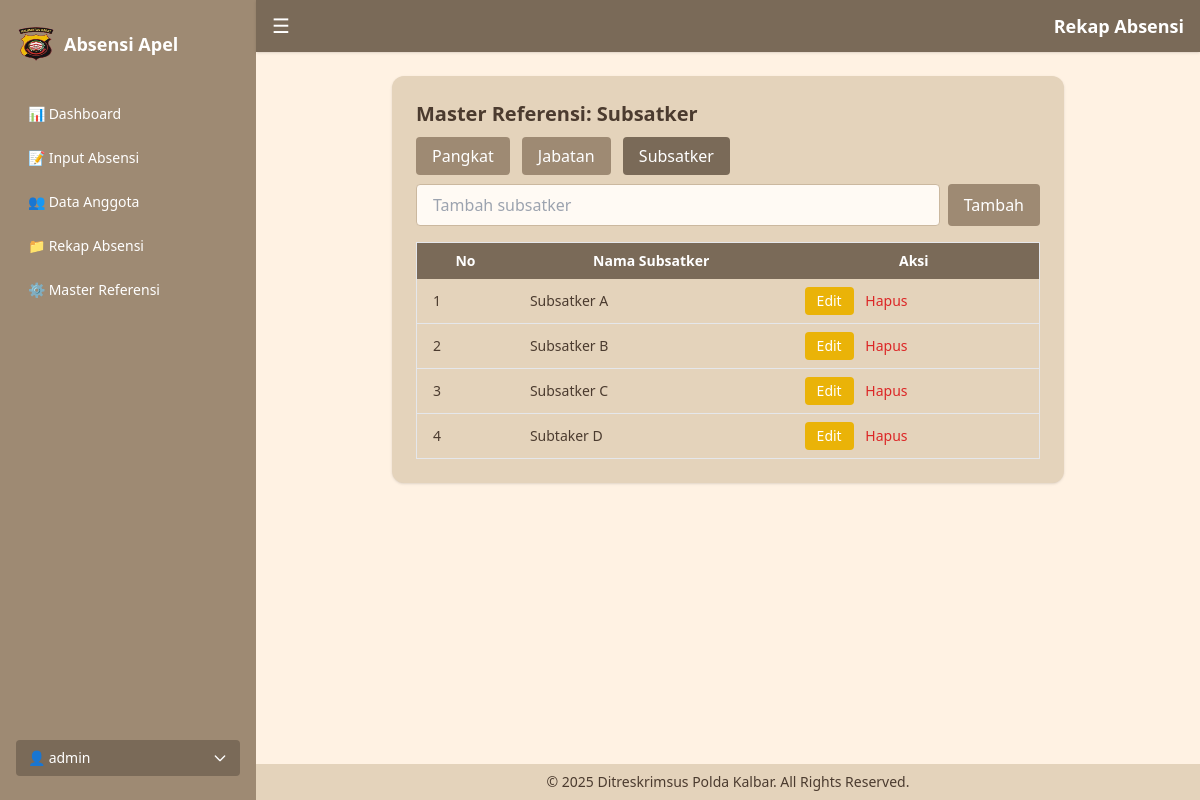
The app's page /php/master-referensi.php?data=subsatker (signed in) with its own data.
### tables this page shows
CREATE TABLE `subsatker` (
  `id` int NOT NULL,
  `nama_subsatker` varchar(100) NOT NULL
);

### php/master-referensi.php (the view, shortened to what this page needs)
<?php
include 'koneksi.php';
$data = $_GET['data'] ?? 'pangkat';
$tableMap = [
    'pangkat' => ['Pangkat', 'pangkat', 'nama_pangkat'],
    'jabatan' => ['Jabatan', 'jabatan', 'nama_jabatan'],
    'subsatker' => ['Subsatker', 'subsatker', 'nama_subsatker']
];
list($label, $tableName, $columnName) = $tableMap[$data];
$result = mysqli_query($conn, "SELECT * FROM `$tableName` ORDER BY id ASC");
?>
<!DOCTYPE html>
<html lang="id">
<head>
  <script src="https://cdn.tailwindcss.com"></script>
</head>
<body class="bg-[#fff2e3] text-[#4b3b2f] min-h-screen flex">
  <?php include 'includes/sidebar.php'; ?>
  <div class="flex-1 flex flex-col min-h-screen">
    <?php include 'includes/header.php'; ?>
    <main class="p-6 flex-1">
      <div class="bg-[#e4d3bb] p-6 rounded-xl shadow max-w-2xl mx-auto">
        <h2 class="text-xl font-semibold mb-4">Master Referensi: <?= $label ?></h2>
        <div class="mb-4 space-x-2">
          <a href="?data=pangkat" class="px-4 py-2 rounded bg-<?= $data === 'pangkat' ? '[#7a6a58]' : '[#9e8a73]' ?> text-white">Pangkat</a>
          <a href="?data=jabatan" class="px-4 py-2 rounded bg-<?= $data === 'jabatan' ? '[#7a6a58]' : '[#9e8a73]' ?> text-white">Jabatan</a>
          <a href="?data=subsatker" class="px-4 py-2 rounded bg-<?= $data === 'subsatker' ? '[#7a6a58]' : '[#9e8a73]' ?> text-white">Subsatker</a>
        </div>
        <form action="backend/proses-tambah-referensi.php" method="POST" class="mb-4 flex gap-2">
          <input type="text" name="value" required placeholder="Tambah <?= strtolower($label) ?>" class="flex-1 px-4 py-2 rounded border border-[#cbb89f] bg-[#fffaf4]">
          <button type="submit" class="bg-[#9e8a73] text-white px-4 rounded hover:bg-[#7a6a58]">Tambah</button>
        </form>
        <table class="w-full text-sm border">
          <thead class="bg-[#7a6a58] text-white">
            <tr>
              <th class="px-4 py-2">No</th>
              <th class="px-4 py-2">Nama <?= $label ?></th>
              <th class="px-4 py-2">Aksi</th>
            </tr>
          </thead>
          <tbody>
            <?php $no = 1; while ($row = mysqli_fetch_assoc($result)) : ?>
              <tr class="border-b">
                <td class="px-4 py-2"><?= $no++ ?></td>
                <td class="px-4 py-2"><?= htmlspecialchars($row[$columnName]) ?></td>
                <td class="px-4 py-2 space-x-2">
                  <button onclick="editItem(<?= $row['id'] ?>, '<?= htmlspecialchars($row[$columnName]) ?>')" class="bg-yellow-500 text-white px-3 py-1 rounded">Edit</button>
                  <a href="backend/hapus-referensi.php?table=<?= $tableName ?>&id=<?= $row['id'] ?>"
                     onclick="return confirm('Yakin ingin menghapus data ini?')"
                     class="text-red-600 hover:underline">Hapus</a>
                </td>
              </tr>
            <?php endwhile; ?>
          </tbody>
        </table>
      </div>
    </main>
    <?php include 'includes/footer.php'; ?>
  </div>
</body>
</html>

### records on screen
subsatker: nama_subsatker "Subsatker A"
subsatker: nama_subsatker "Subsatker B"
subsatker: nama_subsatker "Subsatker C"
subsatker: nama_subsatker "Subtaker D"

### other values on screen
$_SESSION['admin'] "admin"
$label "Subsatker"
